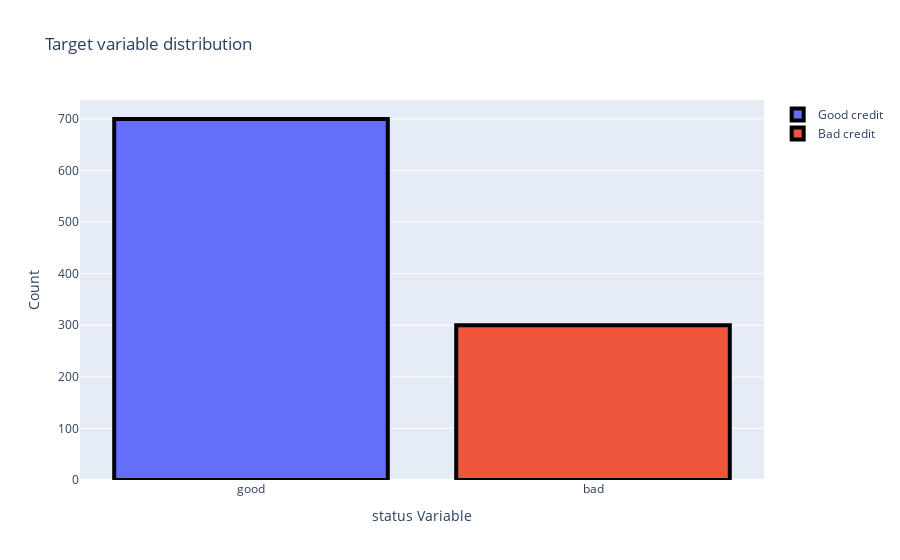

Notebook code cell kept with this figure:
### Code cell
#count of good and bad status
t1 = go.Bar(
            x = train[train["status"]== 'good']["status"].value_counts().index.values,
            y = train[train["status"]== 'good']["status"].value_counts().values,
            name='Good credit')
t2 = go.Bar(
            x = train[train["status"]== 'bad']["status"].value_counts().index.values,
            y = train[train["status"]== 'bad']["status"].value_counts().values,
            name='Bad credit')

data = [t1, t2]
layout = go.Layout(
    yaxis=dict(title='Count'),
    xaxis=dict(title='status Variable'),
    title='Target variable distribution')

fig = go.Figure(data=data, layout=layout)
fig.data[0].marker.line.width = 4
fig.data[0].marker.line.color = "black"
fig.data[1].marker.line.width = 4
fig.data[1].marker.line.color = "black"
py.iplot(fig, filename='grouped-bar')

### Figure 1 — Plotly figure (JSON) as saved in the notebook; plotly's stock layout.template omitted (floating-point values rounded to 4 significant figures)
{"data": [{"marker": {"line": {"color": "black", "width": 4}}, "name": "Good credit", "type": "bar", "x": ["good"], "y": [700]}, {"marker": {"line": {"color": "black", "width": 4}}, "name": "Bad credit", "type": "bar", "x": ["bad"], "y": [300]}], "layout": {"title": {"text": "Target variable distribution"}, "xaxis": {"title": {"text": "status Variable"}}, "yaxis": {"title": {"text": "Count"}}}}
